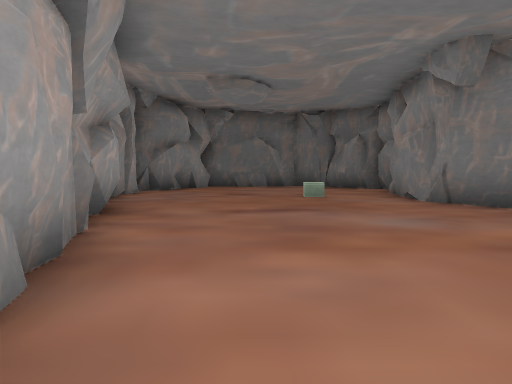
view 1 (above)

17 first-person views from a walk through a 3-D level made in the Unity game engine. The camera is 1.5 m above the floor, tilts 4° down and sees 75° across. The floor is counted in squares, 2.37 m on a side. Each view is taken from the middle of a square. On the plan, view 1 faces up. The plan holds only what a view shows up to about 10 squares ahead; the rest is blank. The place goes on beyond the plan. The player character is not drawn. Some animated figures are not drawn.

view 2
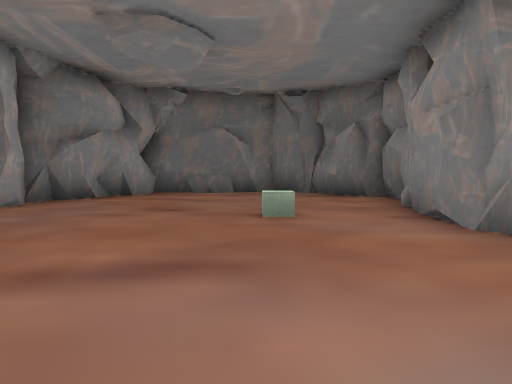

view 3
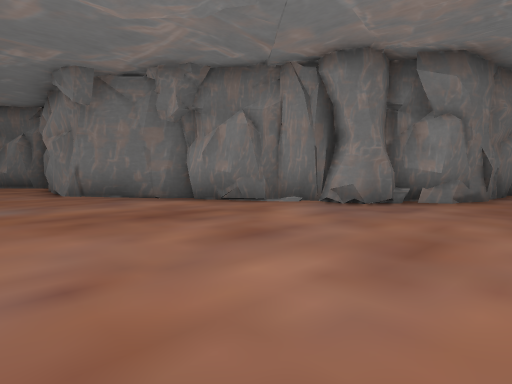

view 4
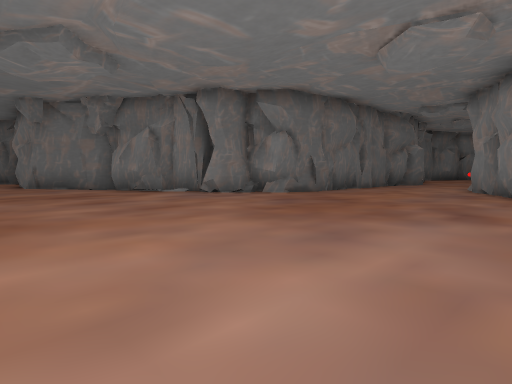

view 5
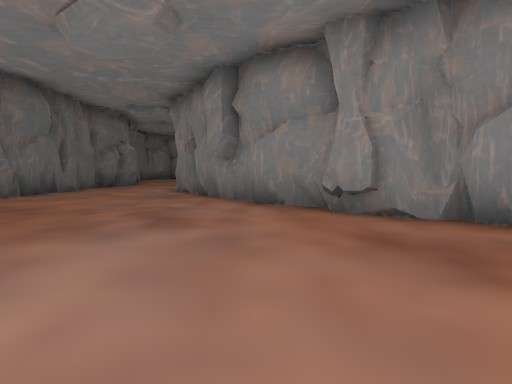

view 6
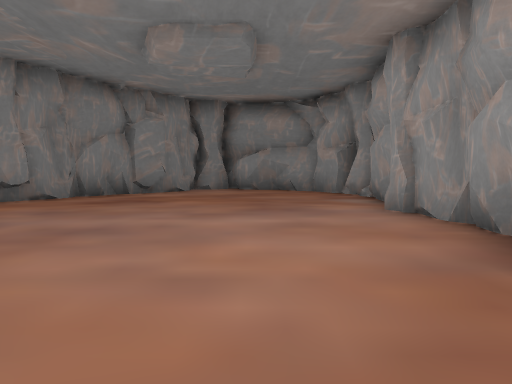

view 7
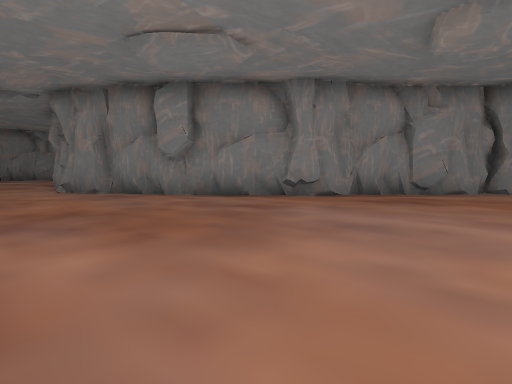

view 8
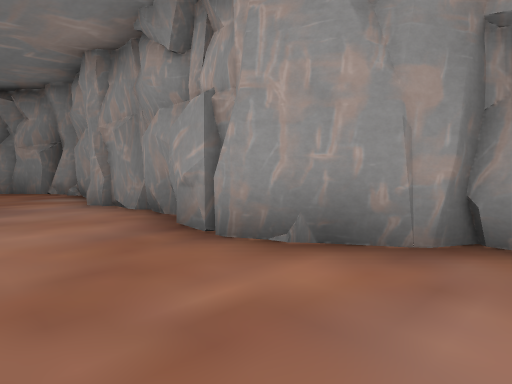

view 9
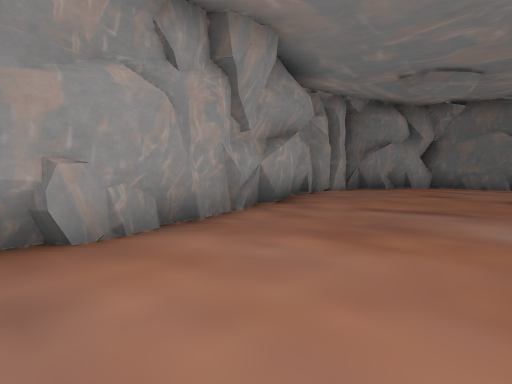

view 10
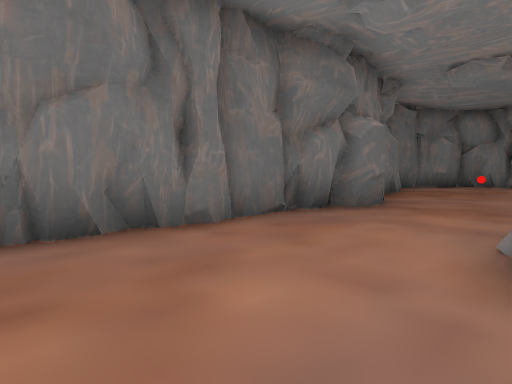

view 11
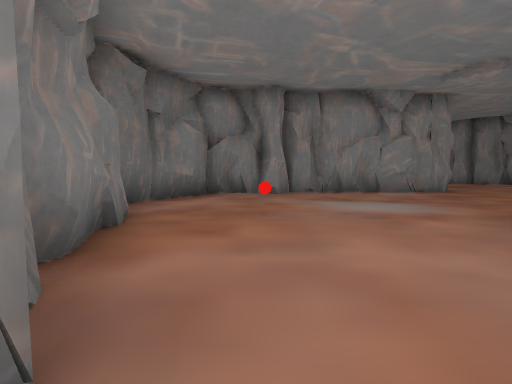

view 12
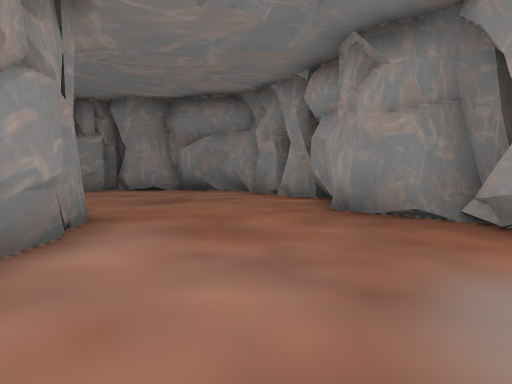

view 13
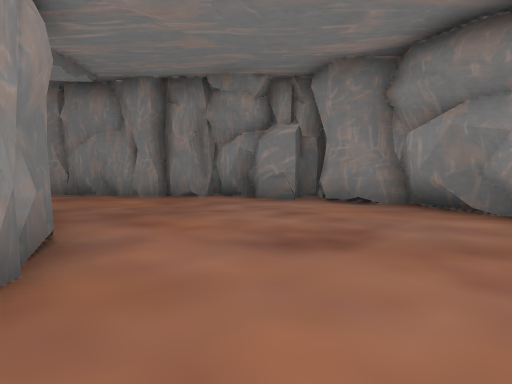

view 14
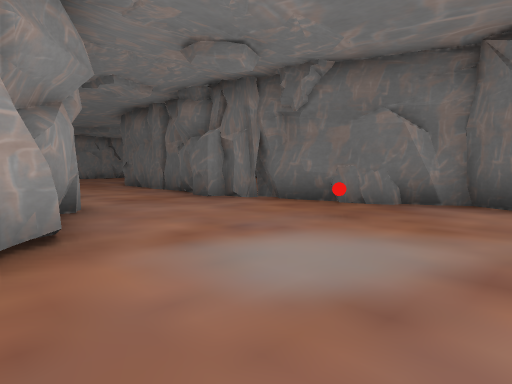

view 15
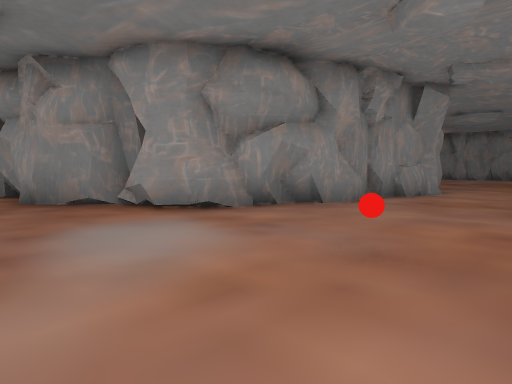

view 16
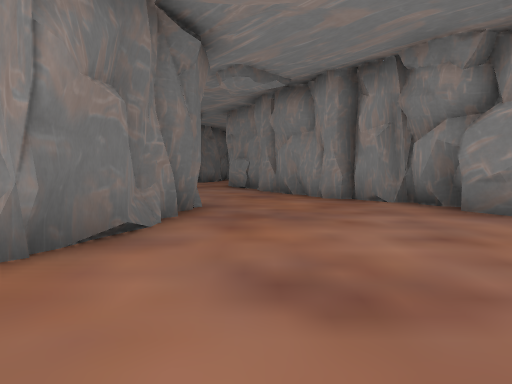

view 17
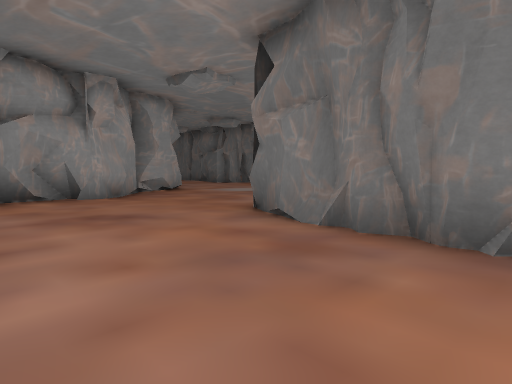

### Floor plan
Key: @ floor where view 1 was taken; # wall or solid block; . floor; B red ball; O other object.
Columns run from 4 left of view 1 to 29 right of it. Each row starts with its distance up from view 1.
 12   ######
 11  ##....##
 10  #......#
  9 #.......#
  8 ##......#
  7  #...O..#
  6  #......#
  5  ##.....##
  4   #......##
  3   #.......##
  2   #........#
  1   ##.......##          ###
  0    #@.......#####  #####.##
 -1    #............####......##
 -2    ##..................B...#
 -3    ##......................#
 -4    #...........###.........#
 -5    #..........## #####.....#
 -6    #........###      ##....#
 -7    #.......##         #....###
 -8    #.......#           #.....###..
 -9    #......##           #..........
-10    ##....##            ##........#
-11     ###.##              #.......##
-12       ###               ##....###
-13                          ######

Where each view was taken, in squares from view 1:
view 1: 0 up, 0 right, facing up
view 2: 3 up, 1 right, facing up
view 3: 2 down, 1 right, facing up-right
view 4: 6 down, 1 right, facing up-right
view 5: 6 down, 2 right, facing right
view 6: 1 down, 2 right, facing down
view 7: 1 down, 2 right, facing down-right
view 8: 0 up, 2 right, facing down-left
view 9: 0 up, 2 right, facing up-left
view 10: 4 down, 9 right, facing up-right
view 11: 2 down, 14 right, facing right
view 12: 3 down, 21 right, facing down
view 13: 7 down, 21 right, facing down-right
view 14: 6 down, 21 right, facing up-left
view 15: 1 down, 21 right, facing down-left
view 16: 9 down, 21 right, facing right
view 17: 11 down, 27 right, facing up-left
